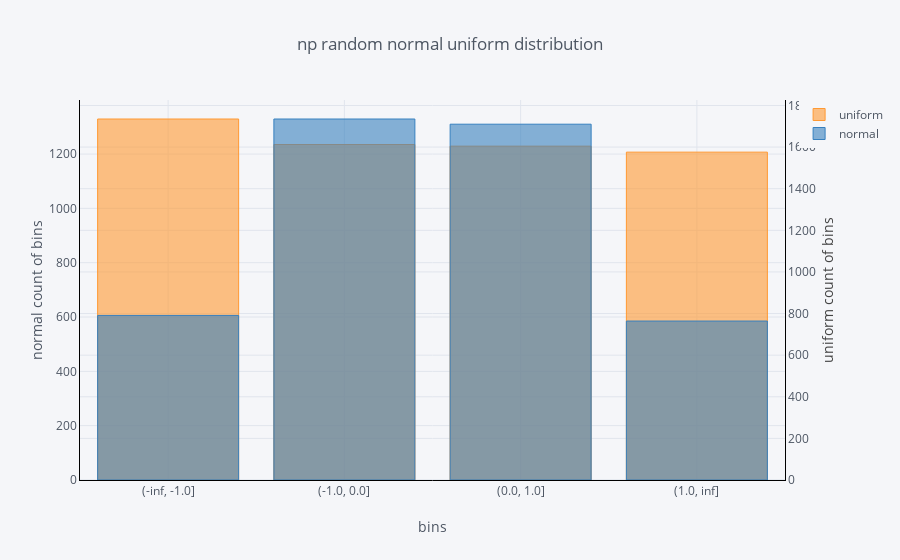

Here is the notebook cell this chart was saved with:
### Code cell
df_g_12.iplot(
    kind='bar', 
    xTitle='bins',
    yTitle='normal count of bins',
    secondary_y='normal',
    secondary_y_title='uniform count of bins',
    linecolor='black', 
    title='np random normal uniform distribution'
)

### Figure 1 — Plotly figure (JSON) as saved in the notebook; plotly's stock layout.template omitted (floating-point values rounded to 4 significant figures)
{"data": [{"marker": {"color": "rgba(255, 153, 51, 0.6)", "line": {"color": "rgba(255, 153, 51, 1.0)", "width": 1}}, "name": "uniform", "orientation": "v", "text": "", "type": "bar", "uid": "039b698a-7291-4eec-8905-51a8fe29d2ec", "x": ["(-inf, -1.0]", "(-1.0, 0.0]", "(0.0, 1.0]", "(1.0, inf]"], "y": [1329, 1235, 1229, 1207]}, {"marker": {"color": "rgba(55, 128, 191, 0.6)", "line": {"color": "rgba(55, 128, 191, 1.0)", "width": 1}}, "name": "normal", "orientation": "v", "text": "", "type": "bar", "uid": "4b532fe0-0ed3-4373-b739-d749f253dfa6", "x": ["(-inf, -1.0]", "(-1.0, 0.0]", "(0.0, 1.0]", "(1.0, inf]"], "xaxis": "x", "y": [791, 1735, 1710, 764], "yaxis": "y2"}], "layout": {"legend": {"bgcolor": "#F5F6F9", "font": {"color": "#4D5663"}}, "paper_bgcolor": "#F5F6F9", "plot_bgcolor": "#F5F6F9", "title": {"font": {"color": "#4D5663"}, "text": "np random normal uniform distribution"}, "xaxis": {"gridcolor": "#E1E5ED", "linecolor": "black", "showgrid": true, "tickfont": {"color": "#4D5663"}, "title": {"font": {"color": "#4D5663"}, "text": "bins"}, "zerolinecolor": "#E1E5ED"}, "yaxis": {"gridcolor": "#E1E5ED", "linecolor": "black", "showgrid": true, "tickfont": {"color": "#4D5663"}, "title": {"font": {"color": "#4D5663"}, "text": "normal count of bins"}, "zerolinecolor": "#E1E5ED"}, "yaxis2": {"anchor": "x", "gridcolor": "#E1E5ED", "linecolor": "black", "overlaying": "y", "showgrid": true, "side": "right", "tickfont": {"color": "#4D5663"}, "title": {"text": "uniform count of bins"}, "zerolinecolor": "#E1E5ED"}}}
